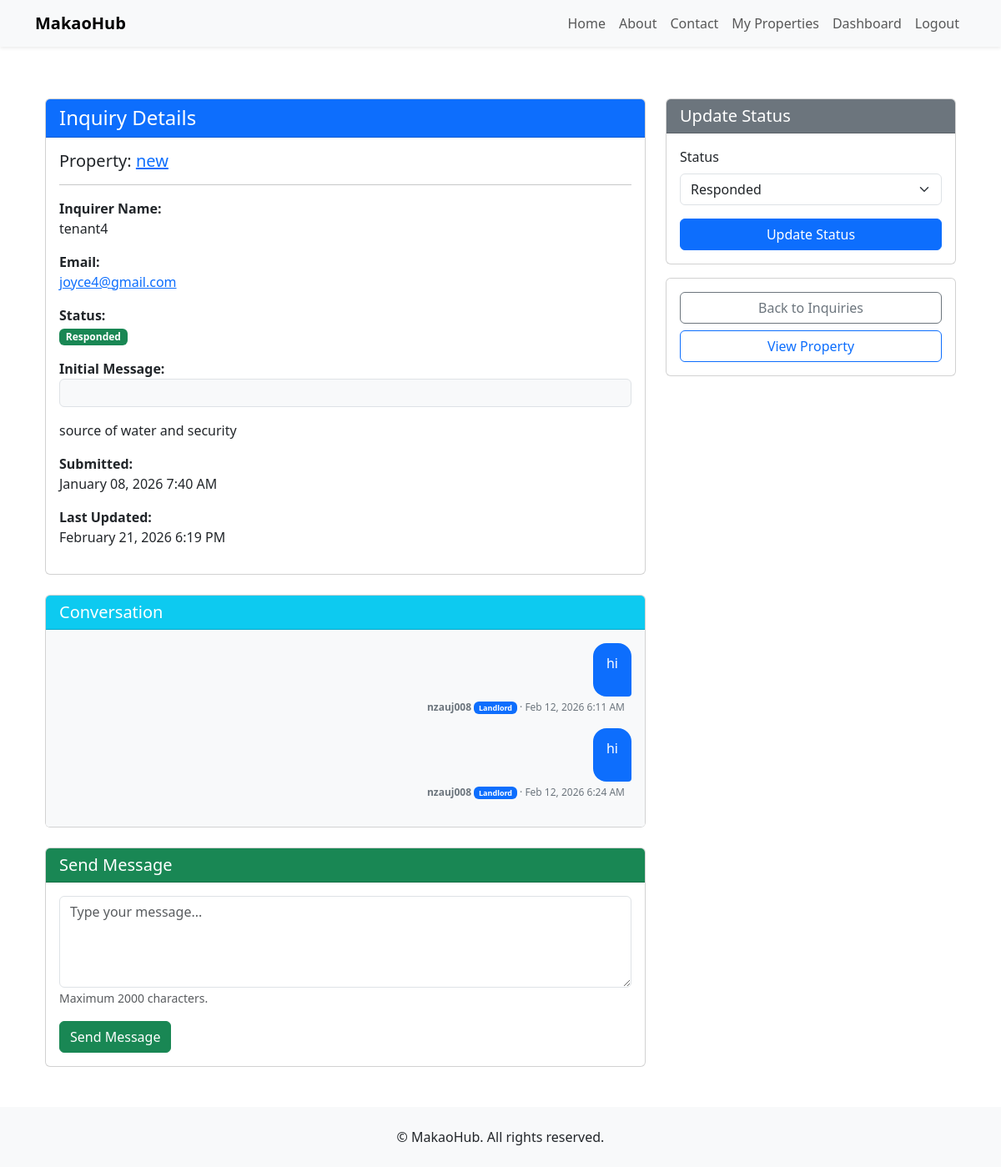
Screenshot of /properties/inquiries/2/ (signed in) with the database file from the repository.
### properties/models.py (models this page shows, shortened)
class PropertyInquiry(models.Model):
	INQUIRY_STATUS_CHOICES = (
		('pending', 'Pending'),
		('responded', 'Responded'),
		('closed', 'Closed'),
	)
	property = models.ForeignKey(
		Property, on_delete=models.CASCADE, related_name="inquiries"
	)
	tenant = models.ForeignKey(
		settings.AUTH_USER_MODEL,
		on_delete=models.CASCADE,
		related_name="property_inquiries",
		help_text=_("Tenant who submitted the inquiry."),
	)
	inquirer = models.ForeignKey(
		settings.AUTH_USER_MODEL,
		on_delete=models.CASCADE,
		related_name="inquiries",
		help_text=_("User who submitted the inquiry (should be a tenant)."),
		null=True,
		blank=True,
	)
	inquirer_role = models.CharField(
		max_length=20,
		choices=[('tenant', 'Tenant'), ('landlord', 'Landlord')],
		help_text=_("Role of inquirer at time of submission."),
		null=True,
		blank=True,
	)
	name = models.CharField(max_length=200, blank=True, default="")
	email = models.EmailField(blank=True, default="")
	message = models.TextField()
	is_read = models.BooleanField(default=False)
	status = models.CharField(
		max_length=20,
		choices=INQUIRY_STATUS_CHOICES,
		default='pending',
	)
	created_at = models.DateTimeField(auto_now_add=True)
	updated_at = models.DateTimeField(auto_now=True)
	class Meta:
		ordering = ["-created_at"]

class Property(models.Model):
	class PropertyType(models.TextChoices):
		BEDSITTER = "bedsitter", _("Bedsitter")
		SINGLE_ROOM = "single_room", _("Single room")
		ONE_BEDROOM = "one_bedroom", _("1-bedroom")
		HOSTEL = "hostel", _("Hostel")
		SHARED = "shared", _("Shared")
	class Neighborhood(models.TextChoices):
		MACHAKOS_CBD = "machakos_cbd", _("Machakos CBD")
		MIKUYUNI = "mikuyuni", _("Mikuyuni")
		MATUNGULU = "matungulu", _("Matungulu")
		KANGUNDO = "kangundo", _("Kangundo")
		KIAMBU = "kiambu", _("Kiambu")
		OTHER = "other", _("Other")
	landlord = models.ForeignKey(
		settings.AUTH_USER_MODEL,
		on_delete=models.CASCADE,
		related_name="properties",
		help_text=_("The landlord (owner) who listed this property."),
	)
	title = models.CharField(max_length=200)
	property_type = models.CharField(
		max_length=32, choices=PropertyType.choices, default=PropertyType.BEDSITTER
	)
	location = models.CharField(
		max_length=255,
		help_text=_("Address or description of where the property is located (e.g. Machakos Town)."),
	)
	neighborhood = models.CharField(
		max_length=32,
		choices=Neighborhood.choices,
		default=Neighborhood.MACHAKOS_CBD,
		help_text=_("Neighborhood or area in Machakos."),
	)
	nearby_shopping_center = models.CharField(
		max_length=255,
		blank=True,
		help_text=_("Nearest shopping center or landmark."),
	)
	monthly_rent = models.DecimalField(
		max_digits=10, decimal_places=2, help_text=_("Monthly rent in Kenyan Shillings (KES).")
	)
	description = models.TextField(blank=True)
	is_available = models.BooleanField(default=True)
	is_featured = models.BooleanField(default=False)
	featured_until = models.DateTimeField(null=True, blank=True)
	latitude = models.DecimalField(max_digits=9, decimal_places=6, null=True, blank=True)
	longitude = models.DecimalField(max_digits=9, decimal_places=6, null=True, blank=True)
	video = models.FileField(
		upload_to="property_videos/",
		blank=True,
		null=True,
		help_text=_("Upload a short video of the property (optional)."),
	)
	created_at = models.DateTimeField(auto_now_add=True)
	updated_at = models.DateTimeField(auto_now=True)
	objects = PropertyManager()
	class Meta:
		ordering = ["-created_at"]

class Message(models.Model):
	inquiry = models.ForeignKey(
		PropertyInquiry,
		on_delete=models.CASCADE,
		related_name="messages",
		help_text=_("The inquiry this message belongs to."),
	)
	sender = models.ForeignKey(
		settings.AUTH_USER_MODEL,
		on_delete=models.CASCADE,
		related_name="sent_messages",
		help_text=_("User who sent this message (tenant or landlord)."),
	)
	receiver = models.ForeignKey(
		settings.AUTH_USER_MODEL,
		on_delete=models.CASCADE,
		related_name="received_messages",
		help_text=_("User who receives this message (tenant or landlord)."),
    null=True,
    blank=True
)
	body = models.TextField(
		help_text=_("Message content."),
	)
	is_read = models.BooleanField(
		default=False,
		help_text=_("Mark as read for future notification features."),
	)
	created_at = models.DateTimeField(auto_now_add=True)
	class Meta:
		ordering = ["created_at"]

### properties/views.py (the view)
# urls.py: path("inquiries/<int:id>/", views.inquiry_detail, name="inquiry_detail"),
@login_required
@login_required
def inquiry_detail(request, id):
	from properties.models import Message, PropertyInquiry
	from django.http import HttpResponseForbidden
	inquiry = get_object_or_404(PropertyInquiry, id=id)
	is_tenant = request.user == inquiry.tenant
	is_landlord = request.user == inquiry.property.landlord
	if not (is_tenant or is_landlord):
		return HttpResponseForbidden("You do not have permission to view this inquiry.")
	thread_messages = Message.objects.filter(inquiry=inquiry).select_related("sender").order_by("created_at")
	if request.method == "POST":
		if "status" in request.POST and is_landlord:
			new_status = request.POST.get("status")
			if new_status in ['pending', 'responded', 'closed']:
				inquiry.status = new_status
				inquiry.save()
				messages.success(request, f"Inquiry status updated to {new_status}.")
				return redirect("properties:inquiry_detail", id=id)
		message_form = MessageForm(request.POST)
		if message_form.is_valid():
			if request.user == inquiry.tenant:
				receiver = inquiry.property.landlord
			else:
				receiver = inquiry.tenant
			Message.objects.create(
				inquiry=inquiry,
				sender=request.user,
				receiver=receiver,
				body=message_form.cleaned_data["body"],
			)
			if inquiry.status != 'closed':
				if is_landlord:
					inquiry.status = "responded"
				elif is_tenant:
					inquiry.status = "pending"
				inquiry.save()
			messages.success(request, "Your message has been sent.")
			return redirect("properties:inquiry_detail", id=id)
		else:
			pass
	else:
		message_form = MessageForm()
	context = {
		"inquiry": inquiry,
		"thread_messages": thread_messages,
		"message_form": message_form,
		"is_tenant": is_tenant,
		"is_landlord": is_landlord,
		"masked_email": mask_email(inquiry.email),
	}
	return render(request, "properties/inquiry_detail.html", context)

### properties/forms.py (shortened to what this page needs)
class MessageForm(forms.Form):
	body = forms.CharField(
		max_length=2000,
		widget=forms.Textarea(
			attrs={
				"class": "form-control",
				"rows": 4,
				"placeholder": "Type your message...",
			}
		),
		help_text="Maximum 2000 characters.",
	)

### properties/utils.py (called while the page is built)
def mask_email(email):
    if not email or '@' not in email:
        return email
    username, domain = email.split('@', 1)
    if len(username) <= 3:
        masked_username = username
    elif len(username) <= 5:
        masked_username = username[:2] + '*' * (len(username) - 2)
    else:
        masked_username = username[:3] + '***' + username[-2:]
    return f"{masked_username}@{domain}"

### properties/templates/properties/inquiry_detail.html (shortened to what this page needs)
{% extends "base.html" %}
{% block content %}
<div class="my-5">
    <div class="container">
        <div class="row">
            <div class="col-md-8">
                <div class="card mb-4">
                    <div class="card-header bg-primary text-white">
                        <h4 class="mb-0">Inquiry Details</h4>
                    </div>
                    <div class="card-body">
                        <h5>Property: <a href="{% url 'properties:detail' inquiry.property.id %}">{{ inquiry.property.title }}</a></h5>
                        <hr>
                        <div class="mb-3">
                            <strong>Inquirer Name:</strong>
                            <p>{{ inquiry.name }}</p>
                        </div>
                        <div class="mb-3">
                            <strong>Email:</strong>
                            <p><a href="mailto:{{ inquiry.email }}">{{ inquiry.email }}</a></p>
                        </div>
                        <div class="mb-3">
                            <strong>Status:</strong>
                            <p>
                                {% if inquiry.status == 'pending' %}
                                    <span class="badge bg-warning">Pending</span>
                                {% elif inquiry.status == 'responded' %}
                                    <span class="badge bg-success">Responded</span>
                                {% else %}
                                    <span class="badge bg-secondary">Closed</span>
                                {% endif %}
                            </p>
                        </div>
                        <div class="mb-3">
                            <strong>Initial Message:</strong>
                            <p class="border rounded p-3 bg-light">{{ inquiry.message|linebreaks }}</p>
                        </div>
                        <div class="mb-3">
                            <strong>Submitted:</strong>
                            <p>{{ inquiry.created_at|date:"F d, Y g:i A" }}</p>
                        </div>
                        {% if inquiry.updated_at != inquiry.created_at %}
                            <div class="mb-3">
                                <strong>Last Updated:</strong>
                                <p>{{ inquiry.updated_at|date:"F d, Y g:i A" }}</p>
                            </div>
                        {% endif %}
                    </div>
                </div>
                <div class="card mb-4">
                    <div class="card-header bg-info text-white">
                        <h5 class="mb-0">Conversation</h5>
                    </div>
                    <div class="card-body p-0">
                        {% if thread_messages %}
                            <div class="message-thread">
                                {% for msg in thread_messages %}
                                    <div class="message-item {% if msg.sender == inquiry.tenant %}tenant-message{% else %}landlord-message{% endif %}">
                                        <div class="message-bubble">
                                            {{ msg.body|linebreaks }}
                                        </div>
                                        <div class="message-meta">
                                            <strong>{{ msg.sender.get_full_name|default:msg.sender.username }}</strong>
                                            {% if msg.sender == inquiry.tenant %}
                                                <span class="badge bg-secondary">Tenant</span>
                                            {% else %}
                                                <span class="badge bg-primary">Landlord</span>
                                            {% endif %}
                                            · {{ msg.created_at|date:"M d, Y g:i A" }}
                                        </div>
                                    </div>
                                {% endfor %}
                            </div>
                        {% else %}
                            <div class="p-4 text-center text-muted">
                                <p class="mb-0">No messages yet. Start the conversation below.</p>
                            </div>
                        {% endif %}
                    </div>
                </div>
                <div class="card">
                    <div class="card-header bg-success text-white">
                        <h5 class="mb-0">Send Message</h5>
                    </div>
                    <div class="card-body">
                        <form method="post">
                            <div class="mb-3">
                                {{ message_form.body }}
                                <small class="form-text text-muted">{{ message_form.body.help_text }}</small>
                            </div>
                            <button type="submit" class="btn btn-success">Send Message</button>
                        </form>
                    </div>
                </div>
            </div>
            <div class="col-md-4">
                {% if is_landlord %}
                <div class="card">
                    <div class="card-header bg-secondary text-white">
                        <h5 class="mb-0">Update Status</h5>
                    </div>
                    <div class="card-body">
                        <form method="post">
                            <div class="mb-3">
                                <label for="status" class="form-label">Status</label>
                                <select name="status" id="status" class="form-select">
                                    <option value="responded" {% if inquiry.status == 'responded' %}selected{% endif %}>Responded</option>
                                </select>
                            </div>
                            <button type="submit" class="btn btn-primary w-100">Update Status</button>
                        </form>
                    </div>
                </div>
                {% endif %}
                <div class="card mt-3">
                    <div class="card-body">
                        {% if is_landlord %}
                            <a href="{% url 'properties:inquiries' %}" class="btn btn-outline-secondary w-100">Back to Inquiries</a>
                        {% else %}
                            <a href="{% url 'properties:list' %}" class="btn btn-outline-secondary w-100">Back to Properties</a>
                        {% endif %}
                        <a href="{% url 'properties:detail' inquiry.property.id %}" class="btn btn-outline-primary w-100 mt-2">View Property</a>
                    </div>
                </div>
            </div>
        </div>
    </div>
</div>
{% endblock %}

### properties/templates/properties/inquiry_detail.html (style rules this page uses)
.message-thread { max-height: 500px; overflow-y: auto; padding: 1rem; background: #f8f9fa; border-radius: 0.25rem; }
.message-item { margin-bottom: 1rem; display: flex; flex-direction: column; }
.message-item.landlord-message { align-items: flex-end; }
.message-bubble { max-width: 70%; padding: 0.75rem 1rem; border-radius: 1rem; word-wrap: break-word; }
.message-item.landlord-message .message-bubble { background: #0d6efd; color: white; border-bottom-right-radius: 0.25rem; }
.message-meta { font-size: 0.75rem; color: #6c757d; margin-top: 0.25rem; padding: 0 0.5rem; }

### templates/base.html (style rules this page uses)
body { padding-top: 70px; }

### rows the page displays
PropertyInquiry: property "new", name "tenant4", email "joyce4@gmail.com", message "source of water and security", created_at "January 08, 2026 7:40 AM", updated_at "February 21, 2026 6:19 PM", status "Responded"
Message: body "hi", sender.get_full_name "nzauj008", shows "Landlord", created_at "Feb 12, 2026 6:11 AM"
Message: body "hi", sender.get_full_name "nzauj008", shows "Landlord", created_at "Feb 12, 2026 6:24 AM"

### other values shown
{{ message_form.body.help_text }} "Maximum 2000 characters."
